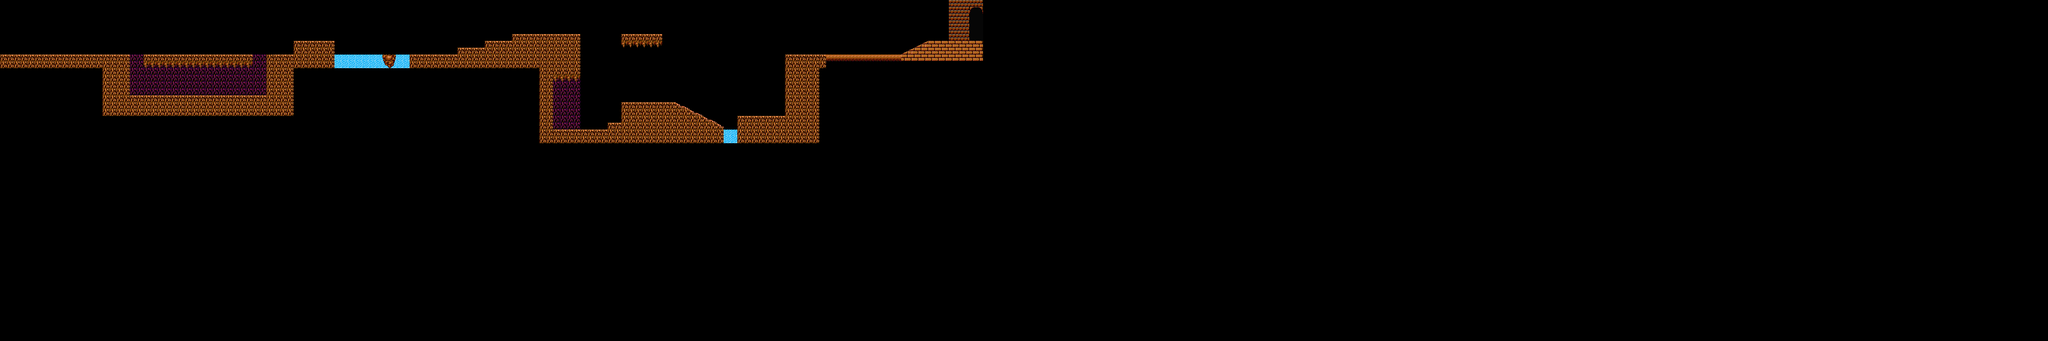

Below is a game level as drawn by its tile map, then a one-line description and the .tmx that defines it (tile-layer data replaced by summaries):
An orthogonal 300x50 tile map with 16x16 px tiles, 1 tile layer (Tile Layer 1) and 24 objects.

<map version="1.0" orientation="orthogonal" renderorder="right-down" width="300" height="50" tilewidth="16" tileheight="16" nextobjectid="37">
 <tileset firstgid="1" name="Level tiles" tilewidth="16" tileheight="16">
  <image source="Level tiles.png" trans="000000" width="128" height="128" />
 </tileset>
 <layer name="Tile Layer 1" width="300" height="50">
  <data>[15000 cells, 781 non-empty, 22 distinct tile ids]</data>
 </layer>
 <objectgroup name="Collision boxes">
  <object id="1" x="0" y="128" width="304" height="16" />
  <object id="2" x="288" y="144" width="16" height="80" />
  <object id="3" x="336" y="128" width="256" height="32" />
  <object id="4" x="304" y="224" width="320" height="16" />
  <object id="6" x="624" y="128" width="16" height="96" />
  <object id="7" x="640" y="128" width="48" height="16" />
  <object id="8" x="688" y="96" width="96" height="64" />
  <object id="9" x="896" y="128" width="32" height="32" />
  <object id="10" x="960" y="128" width="112" height="32" />
  <object id="11" x="1072" y="112" width="64" height="16" />
  <object id="13" x="1136" y="96" width="64" height="16" />
  <object id="14" x="1200" y="80" width="160" height="112" />
  <object id="15" x="1456" y="80" width="96" height="32" />
  <object id="16" x="1280" y="192" width="16" height="112" />
  <object id="17" x="1296" y="304" width="128" height="16" />
  <object id="18" x="1424" y="288" width="32" height="16" />
  <object id="21" x="1456" y="240" width="128" height="48" />
  <object id="22" x="1728" y="272" width="112" height="64" />
  <object id="23" x="1840" y="128" width="272" height="144" />
  <object id="24" x="2176" y="96" width="128" height="16" />
  <object id="29" x="2112" y="128">
   <polyline points="0,0 63.7352,-31.9281" />
  </object>
  <object id="30" x="1584" y="240">
   <polyline points="0,0 111.765,57.5841" />
  </object>
  <object id="35" x="1664" y="304" width="32" height="32" />
  <object id="36" x="1696" y="304">
   <polyline points="0,0 0.00938967,-5.43779" />
  </object>
 </objectgroup>
</map>